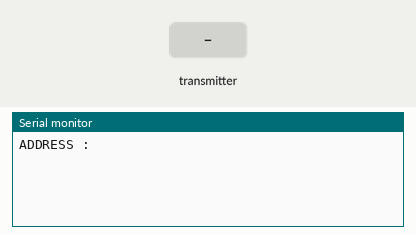
Recording of a sketch running on a simulated Arduino Uno, built for the host (arithmetic inside an expression is 32-bit, double 64-bit). Shown: the last lines printed to the serial monitor. The inputs (shaded band) are chosen by the test bench. No radio packets arrive unless stated.

Above: at 1.2 s.
1.3 s: the transmitter starts sending counter = 0
At 2.1 s:
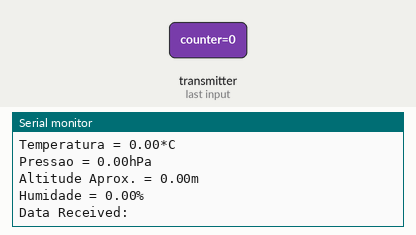
2.8 s: the transmitter starts sending temperature = 100
5.8 s: the transmitter starts sending humidity = 25
At 6.7 s:
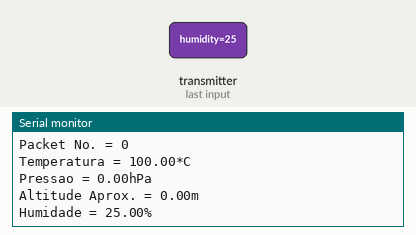

Measured:
- after the input at 1.3 s, the serial monitor: prints a new line at once (image 1)
- after the input at 5.8 s, the serial monitor: prints a new line after 0.13 s (image 2)

The sketch:

Interface_do_M_dulo_Transceptor_NRF24L01_com_STM32_Receptor.ino
```cpp
#include <SPI.h>
#include <nRF24L01.h>
#include <RF24.h>

RF24 radio(PB0, PA4); // CE, CSN on Blue Pill
const uint64_t address = 0xF0F0F0F0E1LL;

struct MyData
{
  int counter;
  float temperature;
  float humidity;
  float altitude;
  float pressure;
};
MyData data;

void setup()
{
   Serial.begin(9600);
   radio.begin();
   Serial.print("ADDRESS :");
   radio.openReadingPipe(0, address);   //Definir o endereço no qual receberemos os dados
   radio.setPALevel(RF24_PA_MIN);
   radio.startListening();              //Isso define o módulo como receptor
}

int recvData()
{
  if ( radio.available() )
  {
    radio.read(&data, sizeof(MyData));
    return 1;
  }
  return 0;
}

void loop()
{
  if(recvData())
  {
    Serial.println("Data Received:");
    Serial.print("Packet No. = ");
    Serial.println(data.counter);
    Serial.print("Temperatura = ");
    Serial.print(data.temperature);
    Serial.println("*C");
    Serial.print("Pressao = ");
    Serial.print(data.pressure);
    Serial.println("hPa");
    Serial.print("Altitude Aprox. = ");
    Serial.print(data.altitude);
    Serial.println("m");
    Serial.print("Humidade = ");
    Serial.print(data.humidity);
    Serial.println("%");
    Serial.println();
  }
}
```
